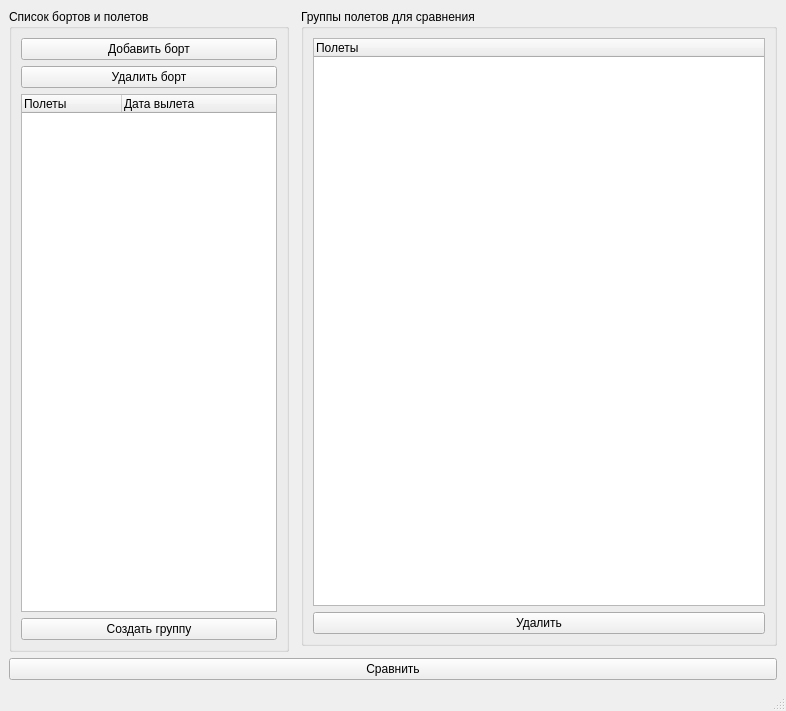
<?xml version="1.0" encoding="UTF-8"?>
<ui version="4.0">
 <class>MainWindow</class>
 <widget class="QMainWindow" name="MainWindow">
  <property name="geometry">
   <rect>
    <x>0</x>
    <y>0</y>
    <width>786</width>
    <height>711</height>
   </rect>
  </property>
  <property name="windowTitle">
   <string>MainWindow</string>
  </property>
  <property name="dockOptions">
   <set>QMainWindow::DockOption::AllowTabbedDocks|QMainWindow::DockOption::AnimatedDocks|QMainWindow::DockOption::ForceTabbedDocks|QMainWindow::DockOption::VerticalTabs</set>
  </property>
  <widget class="QWidget" name="centralwidget">
   <layout class="QGridLayout" name="gridLayout">
    <item row="0" column="0" rowspan="2">
     <widget class="QGroupBox" name="gb_Borts">
      <property name="title">
       <string>Список бортов и полетов</string>
      </property>
      <layout class="QVBoxLayout" name="verticalLayout">
       <item>
        <widget class="QPushButton" name="pb_addBort">
         <property name="text">
          <string>Добавить борт</string>
         </property>
        </widget>
       </item>
       <item>
        <widget class="QPushButton" name="pb_removeBort">
         <property name="text">
          <string>Удалить борт</string>
         </property>
        </widget>
       </item>
       <item>
        <widget class="QTreeWidget" name="tw_borts">
         <property name="sizePolicy">
          <sizepolicy hsizetype="Minimum" vsizetype="Expanding">
           <horstretch>0</horstretch>
           <verstretch>0</verstretch>
          </sizepolicy>
         </property>
         <property name="editTriggers">
          <set>QAbstractItemView::EditTrigger::DoubleClicked|QAbstractItemView::EditTrigger::EditKeyPressed|QAbstractItemView::EditTrigger::SelectedClicked</set>
         </property>
         <property name="alternatingRowColors">
          <bool>true</bool>
         </property>
         <property name="selectionMode">
          <enum>QAbstractItemView::SelectionMode::ExtendedSelection</enum>
         </property>
         <property name="selectionBehavior">
          <enum>QAbstractItemView::SelectionBehavior::SelectItems</enum>
         </property>
         <column>
          <property name="text">
           <string>Полеты</string>
          </property>
         </column>
         <column>
          <property name="text">
           <string>Дата вылета</string>
          </property>
         </column>
        </widget>
       </item>
       <item>
        <widget class="QPushButton" name="pb_createGroup">
         <property name="text">
          <string>Создать группу</string>
         </property>
        </widget>
       </item>
      </layout>
     </widget>
    </item>
    <item row="0" column="2">
     <widget class="QGroupBox" name="gb_flights">
      <property name="title">
       <string>Группы полетов для сравнения</string>
      </property>
      <layout class="QVBoxLayout" name="verticalLayout_2">
       <item>
        <widget class="QTreeWidget" name="tw_groupsFlights">
         <property name="editTriggers">
          <set>QAbstractItemView::EditTrigger::DoubleClicked</set>
         </property>
         <property name="alternatingRowColors">
          <bool>true</bool>
         </property>
         <property name="selectionMode">
          <enum>QAbstractItemView::SelectionMode::MultiSelection</enum>
         </property>
         <property name="selectionBehavior">
          <enum>QAbstractItemView::SelectionBehavior::SelectItems</enum>
         </property>
         <property name="animated">
          <bool>true</bool>
         </property>
         <column>
          <property name="text">
           <string>Полеты</string>
          </property>
         </column>
        </widget>
       </item>
       <item>
        <widget class="QPushButton" name="pb_delGroupOrFlight">
         <property name="text">
          <string>Удалить</string>
         </property>
        </widget>
       </item>
      </layout>
     </widget>
    </item>
    <item row="2" column="0" colspan="3">
     <widget class="QPushButton" name="pb_compare">
      <property name="text">
       <string>Сравнить</string>
      </property>
     </widget>
    </item>
   </layout>
  </widget>
  <widget class="QMenuBar" name="menubar">
   <property name="geometry">
    <rect>
     <x>0</x>
     <y>0</y>
     <width>786</width>
     <height>22</height>
    </rect>
   </property>
  </widget>
  <widget class="QStatusBar" name="statusbar"/>
 </widget>
 <resources/>
 <connections/>
</ui>
